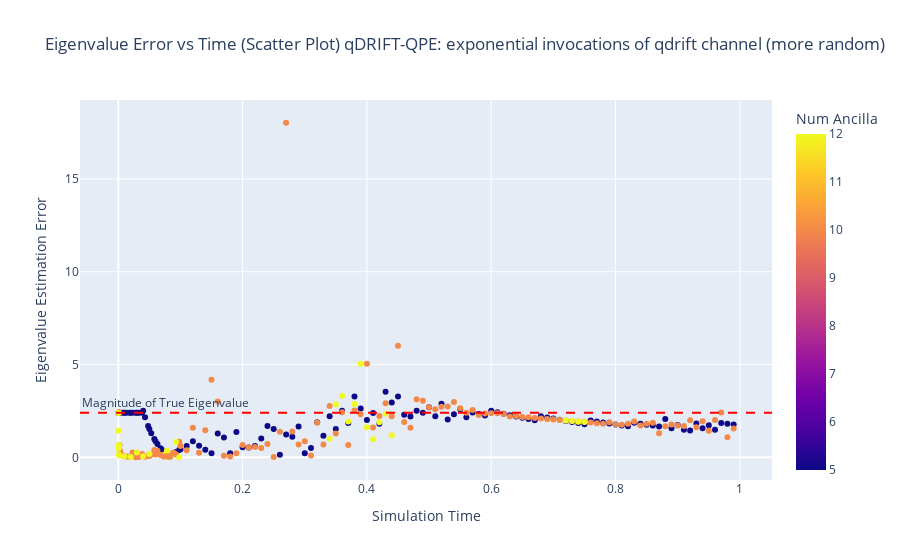

Notebook cell for this chart:
### Code cell
exact_eigenvalue = 2.4
exponential_invocations_more_random = qdrift_qpe_df_more_random[qdrift_qpe_df_more_random["QDRIFT Implementation"] == "exponential invocations of qdrift channel"]
plot_error_vs_time(exponential_invocations_more_random, "qDRIFT-QPE: exponential invocations of qdrift channel (more random)", exact_eigenvalue)

### Figure 1 — Plotly figure (JSON) as saved in the notebook; plotly's stock layout.template omitted (floating-point values rounded to 4 significant figures; data arrays with more than 128 entries replaced by an {"elided": "..."} marker saying what was removed)
{"data": [{"hovertemplate": "Time=%{x}<br>Error=%{y}<br>Num Ancilla=%{marker.color}<extra></extra>", "legendgroup": "", "marker": {"color": {"elided": "287 int values"}, "coloraxis": "coloraxis", "symbol": "circle"}, "mode": "markers", "name": "", "orientation": "v", "showlegend": false, "type": "scatter", "x": {"elided": "287 float values"}, "xaxis": "x", "y": {"elided": "287 float values"}, "yaxis": "y"}], "layout": {"annotations": [{"showarrow": false, "text": "Magnitude of True Eigenvalue", "x": 0, "xanchor": "left", "xref": "x domain", "y": 2.4, "yanchor": "bottom", "yref": "y"}], "coloraxis": {"colorbar": {"title": {"text": "Num Ancilla"}}, "colorscale": [[0, "#0d0887"], [0.1111, "#46039f"], [0.2222, "#7201a8"], [0.3333, "#9c179e"], [0.4444, "#bd3786"], [0.5556, "#d8576b"], [0.6667, "#ed7953"], [0.7778, "#fb9f3a"], [0.8889, "#fdca26"], [1, "#f0f921"]]}, "legend": {"title": {"text": "Number of Ancilla Qubits"}, "tracegroupgap": 0}, "shapes": [{"line": {"color": "red", "dash": "dash"}, "type": "line", "x0": 0, "x1": 1, "xref": "x domain", "y0": 2.4, "y1": 2.4, "yref": "y"}], "title": {"text": "Eigenvalue Error vs Time (Scatter Plot) qDRIFT-QPE: exponential invocations of qdrift channel (more random)"}, "xaxis": {"anchor": "y", "domain": [0, 1], "title": {"text": "Simulation Time"}}, "yaxis": {"anchor": "x", "domain": [0, 1], "title": {"text": "Eigenvalue Estimation Error"}}}}
